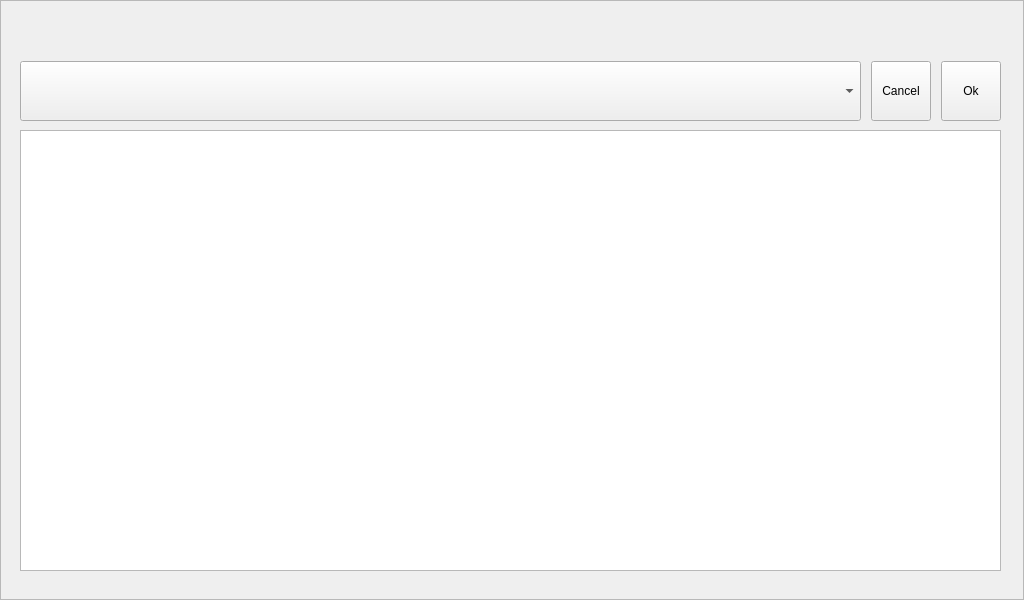
<?xml version="1.0" encoding="UTF-8"?>
<ui version="4.0">
 <class>PlayListVideoFrame</class>
 <widget class="QFrame" name="PlayListVideoFrame">
  <property name="geometry">
   <rect>
    <x>0</x>
    <y>0</y>
    <width>1024</width>
    <height>600</height>
   </rect>
  </property>
  <property name="windowTitle">
   <string>Frame</string>
  </property>
  <property name="autoFillBackground">
   <bool>true</bool>
  </property>
  <property name="styleSheet">
   <string notr="true">color: rgb(1,1,1);</string>
  </property>
  <property name="frameShape">
   <enum>QFrame::StyledPanel</enum>
  </property>
  <property name="frameShadow">
   <enum>QFrame::Raised</enum>
  </property>
  <widget class="QListWidget" name="listWidget">
   <property name="geometry">
    <rect>
     <x>20</x>
     <y>130</y>
     <width>981</width>
     <height>441</height>
    </rect>
   </property>
   <property name="font">
    <font>
     <pointsize>20</pointsize>
    </font>
   </property>
   <property name="frameShape">
    <enum>QFrame::StyledPanel</enum>
   </property>
   <property name="batchSize">
    <number>5</number>
   </property>
  </widget>
  <widget class="QWidget" name="layoutWidget">
   <property name="geometry">
    <rect>
     <x>20</x>
     <y>60</y>
     <width>981</width>
     <height>62</height>
    </rect>
   </property>
   <layout class="QHBoxLayout" name="horizontalLayout">
    <property name="spacing">
     <number>10</number>
    </property>
    <item>
     <widget class="QComboBox" name="diskListCombo">
      <property name="minimumSize">
       <size>
        <width>600</width>
        <height>60</height>
       </size>
      </property>
     </widget>
    </item>
    <item>
     <widget class="QPushButton" name="btnCancel">
      <property name="minimumSize">
       <size>
        <width>60</width>
        <height>60</height>
       </size>
      </property>
      <property name="maximumSize">
       <size>
        <width>60</width>
        <height>16777215</height>
       </size>
      </property>
      <property name="autoFillBackground">
       <bool>true</bool>
      </property>
      <property name="text">
       <string>Cancel</string>
      </property>
     </widget>
    </item>
    <item>
     <widget class="QPushButton" name="btnOk">
      <property name="minimumSize">
       <size>
        <width>0</width>
        <height>60</height>
       </size>
      </property>
      <property name="maximumSize">
       <size>
        <width>60</width>
        <height>16777215</height>
       </size>
      </property>
      <property name="text">
       <string>Ok</string>
      </property>
     </widget>
    </item>
   </layout>
  </widget>
 </widget>
 <resources/>
 <connections/>
</ui>
